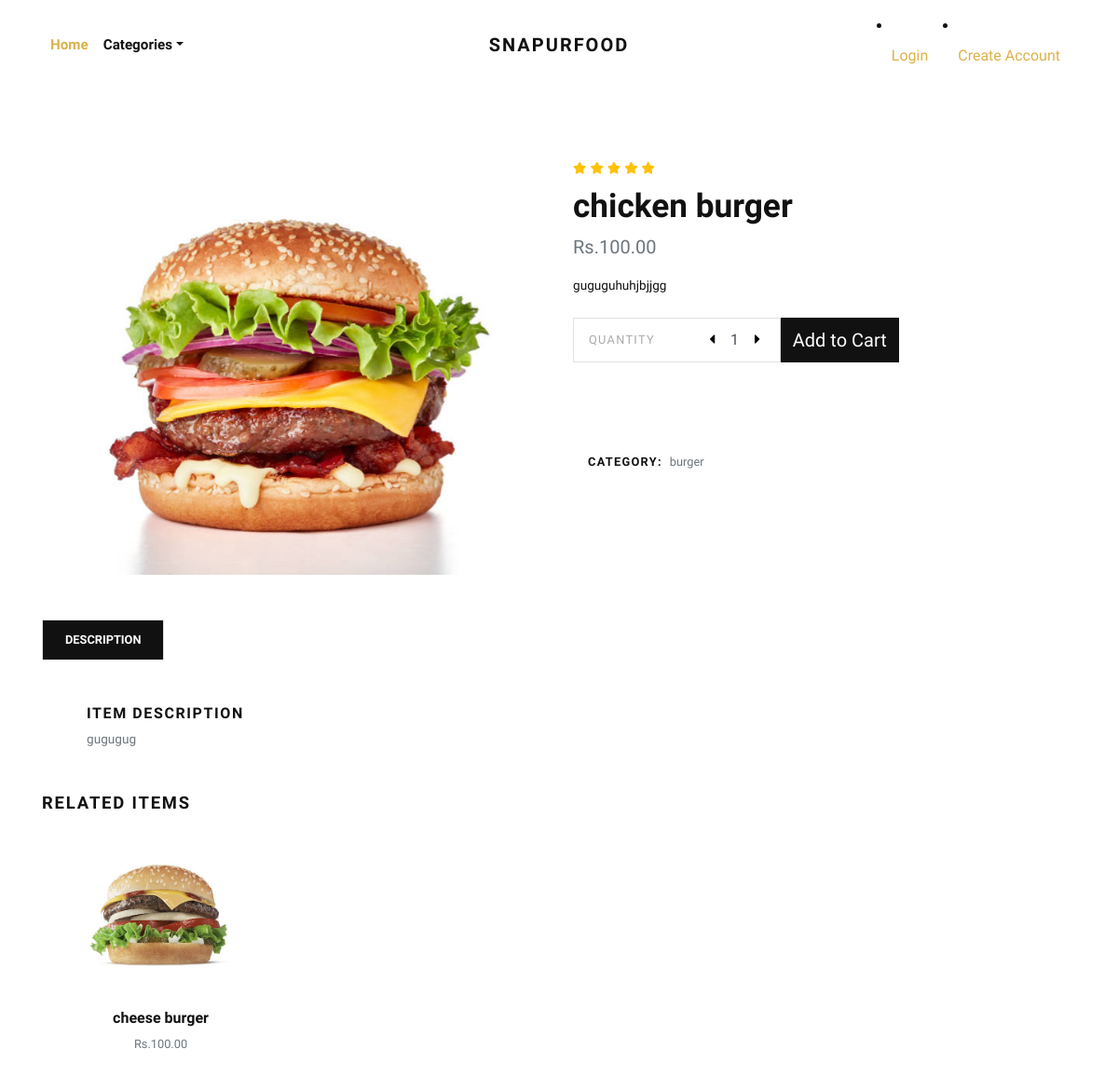
/product/chicken-burger/, run on the app's committed database.
### foodapp/models.py (models this page shows, shortened)
class Product(models.Model):
    title = models.CharField(max_length=150, verbose_name="Product Title")
    slug = models.SlugField(max_length=160, verbose_name="Product Slug")
    short_description = models.TextField(verbose_name="Short Description")
    detail_description = models.TextField(blank=True, null=True, verbose_name="Detail Description")
    product_image = models.ImageField(upload_to='product', blank=True, null=True, verbose_name="Product Image")
    price = models.DecimalField(max_digits=8, decimal_places=2)
    category = models.ForeignKey(Category, verbose_name="Product Categoy", on_delete=models.CASCADE)
    is_active = models.BooleanField(verbose_name="Is Active?")
    created_at = models.DateTimeField(auto_now_add=True, verbose_name="Created Date")
    updated_at = models.DateTimeField(auto_now=True, verbose_name="Updated Date")
    class Meta:
        verbose_name_plural = 'Products'
        ordering = ('-created_at', )

class Category(models.Model):
    title = models.CharField(max_length=50, verbose_name="Category Title")
    slug = models.SlugField(max_length=55, verbose_name="Category Slug")
    description = models.TextField(blank=True, verbose_name="Category Description")
    category_image = models.ImageField(upload_to='category', blank=True, null=True, verbose_name="Category Image")
    is_active = models.BooleanField(verbose_name="Is Active?")
    created_at = models.DateTimeField(auto_now_add=True, verbose_name="Created Date")
    updated_at = models.DateTimeField(auto_now=True, verbose_name="Updated Date")
    class Meta:
        verbose_name_plural = 'Categories'
        ordering = ('-created_at', )
    def __str__(self):
        return self.title

### foodapp/views.py (the view)
# urls.py: path('product/<slug:slug>/', views.detail, name="product-detail"),
def detail(request, slug):
    product = get_object_or_404(Product, slug=slug)
    related_products = Product.objects.exclude(id=product.id).filter(is_active=True, category=product.category)
    context = {
        'product': product,
        'related_products': related_products,
    }
    return render(request, 'foodapp/detail.html', context)

### foodapp/context_preprocessors.py (called while the page is built)
def store_menu(request):
    categories = Category.objects.filter(is_active=True)
    context = {
        'categories_menu': categories,
    }
    return context

def cart_menu(request):
    if request.user.is_authenticated:
        cart_items= Cart.objects.filter(user=request.user)
        context = {
            'cart_items': cart_items,
        }
    else:
        context = {}
    return context

### templates/foodapp/detail.html (shortened to what this page needs)
{% extends 'base.html' %}
{% load static %}
    {% block content %}
      <section class="py-5">
        <div class="container">
          <div class="row mb-5">
            <div class="col-lg-6">
              <div class="row m-sm-0">
                <div class="col-sm-12 order-1 order-sm-2">
                  <div class="owl-carousel product-slider" data-slider-id="1">
                    {% if product.product_image %}
                      <a class="d-block" href="{{product.product_image.url}}" data-lightbox="product" title="{{product.title}}"><img class="img-fluid" src="{{product.product_image.url}}" alt="{{product.title}}"></a>
                      {% else %}
                      <a class="d-block" href="{% static 'img/product-detail-1.jpg' %}" data-lightbox="product" title="{{product.title}}"><img class="img-fluid" src="{% static 'img/product-detail-1.jpg' %}" alt="{{product.title}}"></a>
                    {% endif %}
                  </div>
                </div>
              </div>
            </div>
            <div class="col-lg-6">
              <ul class="list-inline mb-2">
                <li class="list-inline-item m-0"><i class="fas fa-star small text-warning"></i></li>
                <li class="list-inline-item m-0"><i class="fas fa-star small text-warning"></i></li>
                <li class="list-inline-item m-0"><i class="fas fa-star small text-warning"></i></li>
                <li class="list-inline-item m-0"><i class="fas fa-star small text-warning"></i></li>
                <li class="list-inline-item m-0"><i class="fas fa-star small text-warning"></i></li>
              </ul>
              <h1>{{product.title}}</h1>
              <p class="text-muted lead">Rs.{{product.price}}</p>
              <p class="text-small mb-4">{{product.short_description}}</p>
              <div class="row align-items-stretch mb-4">
                <div class="col-sm-5 pr-sm-0">
                  <div class="border d-flex align-items-center justify-content-between py-1 px-3 bg-white border-white"><span class="small text-uppercase text-gray mr-4 no-select">Quantity</span>
                    <div class="quantity">
                      <button class="dec-btn p-0"><i class="fas fa-caret-left"></i></button>
                      <input name="quantity" class="form-control border-0 shadow-0 p-0" type="text" value="1">
                      <button class="inc-btn p-0"><i class="fas fa-caret-right"></i></button>
                    </div>
                  </div>
                </div>
                <div class="col-sm-3 pl-sm-0">
                  <form action="{% url 'foodapp:add-to-cart' %}">
                    <button type="submit" class="btn btn-dark btn-lg btn-block h-100 d-flex align-items-center justify-content-center px-0">Add to Cart</button>
                  </form>
                </div>
              </div><a class="btn btn-link text-dark p-0 mb-4" href="#"></a><br>
              <ul class="list-unstyled small d-inline-block">
                <li class="px-3 py-2 mb-1 bg-white"><strong class="text-uppercase"></strong></li>
                <li class="px-3 py-2 mb-1 bg-white text-muted"><strong class="text-uppercase text-dark">Category:</strong><a class="reset-anchor ml-2" href="{% url 'foodapp:category-products' product.category.slug %}">{{product.category}}</a></li>
              </ul>
            </div>
          </div>
          <ul class="nav nav-tabs border-0" id="myTab" role="tablist">
            <li class="nav-item"><a class="nav-link active" id="description-tab" data-toggle="tab" href="#description" role="tab" aria-controls="description" aria-selected="true">Description</a></li>
            <li class="nav-item"><a class="nav-link" id="reviews-tab" data-toggle="tab" href="#reviews" role="tab" aria-controls="reviews" aria-selected="false"></a></li>
          </ul>
          <div class="tab-content mb-5" id="myTabContent">
            <div class="tab-pane fade show active" id="description" role="tabpanel" aria-labelledby="description-tab">
              <div class="p-4 p-lg-5 bg-white">
                <h6 class="text-uppercase">Item description </h6>
                <p class="text-muted text-small mb-0">{{product.detail_description}}</p>
              </div>
            </div>
          <h2 class="h5 text-uppercase mb-4">Related items</h2>
          <div class="row">
            {% if related_products %}
              {% for rp in related_products %}
                <div class="col-lg-3 col-sm-6">
                  <div class="product text-center skel-loader">
                    <div class="d-block mb-3 position-relative">
                      <a class="d-block" href="{% url 'foodapp:product-detail' rp.slug %}">
                        {% if rp.product_image %}
                          <img class="img-fluid w-100" src="{{rp.product_image.url}}" alt="{{rp.title}}">
                        {% else %}
                        <img class="img-fluid w-100" src="{% static 'img/product-1.jpg' %}" alt="{{rp.title}}">
                        {% endif %}
                      </a>
                    </div>
                    <h6> <a class="reset-anchor" href="{% url 'foodapp:product-detail' rp.slug %}">{{rp.title}}</a></h6>
                    <p class="small text-muted">Rs.{{rp.price}}</p>
                  </div>
                </div>
              {% endfor %}
            {% endif %}
          </div>
        </div>
      </section>
      {% endblock content %}

### foodproj/static/css/style.default.css (style rules this page uses)
.text-small { font-size: 0.85rem !important; }
.text-gray { color: #aaa !important; }
strong { font-weight: 700; }
.product img { -webkit-filter: grayscale(40%); filter: grayscale(40%); transition: all 0.3s; }
.quantity { display: -ms-flexbox; display: flex; -ms-flex-align: center; align-items: center; font-family: inherit; }
.quantity input { width: 2rem; text-align: center; }
.quantity button { background: none; border: none; width: 1rem; outline: none; }
.text-uppercase { text-transform: uppercase; letter-spacing: 0.1em; }
.border { border: 1px solid #dee2e6 !important; }
.shadow-0 { box-shadow: none !important; }
.reset-anchor { color: inherit; transition: all 0.3s; }
.no-select { cursor: default; -webkit-user-select: none; -moz-user-select: none; -ms-user-select: none; user-select: none; }
.btn { font-weight: 400; border: 1px solid transparent; font-family: inherit; padding: 0.375rem 1.5rem; font-size: 1rem; line-height: 1.5; border-radius: 0; transition: color 0.15s ease-in-out, background-color 0.15s ease-in-out, border-color 0.15s ease-in-out, box-shadow 0.15s ease-in-out; }
.btn-link { font-weight: 400; color: #dcb14a; }
.btn-dark { color: #fff; background-color: #111111; border-color: #111111; }
.btn-lg { padding: 0.5rem 1rem; font-size: 1.25rem; line-height: 1.5; border-radius: 0; }
body { font-family: "Libre Franklin", sans-serif; font-size: 1rem; font-weight: 400; line-height: 1.5; color: #111111; background-color: #fff; }
a { color: #dcb14a; text-decoration: none; }
h1, h2, h3, h4, h5, h6, .h1, .h2, .h3, .h4, .h5, .h6 { margin-bottom: 0.5rem; font-family: inherit; font-weight: 900; line-height: 1.2; color: inherit; }
h1, .h1 { font-size: 2.2rem; }
h2, .h2 { font-size: 1.9rem; }
h5, .h5 { font-size: 1.15rem; }
h6, .h6 { font-size: 1rem; }
.lead { font-size: 1.25rem; font-weight: 300; }
small, .small { font-size: 80%; font-weight: 400; }
.text-warning { color: #ffc107 !important; }
.text-dark { color: #111111 !important; }
.form-control { padding: 0.375rem 0.75rem; font-size: 1rem; line-height: 1.5; color: #495057; background-color: #fff; border: 1px solid #ced4da; border-radius: 0; transition: border-color 0.15s ease-in-out, box-shadow 0.15s ease-in-out; }
.form-control::placeholder { color: #adb5bd; font-size: 0.85rem; font-weight: 400; }
.nav-link { padding: 0.5rem 1rem; }
.nav-tabs .nav-item { margin-bottom: -1px; }
.nav-tabs .nav-link { border: 1px solid transparent; font-family: inherit; color: #111111; text-transform: uppercase; font-size: 0.8rem; transition: all 0.3s; font-weight: 700; padding: 0.7rem 1.5rem; background: #fff; border-top-left-radius: 0; border-top-right-radius: 0; }
.nav-tabs .nav-link.active, .nav-tabs .nav-link:hover, .nav-tabs .nav-item.show .nav-link { background: #111111; background-color: #111111; color: #fff; }

### data on the page
Product: product_image (picture), title "chicken burger", price "100.00", short_description "guguguhuhjbjjgg", category "burger", detail_description "gugugug"
Product: product_image (picture), title "cheese burger", price "100.00"
